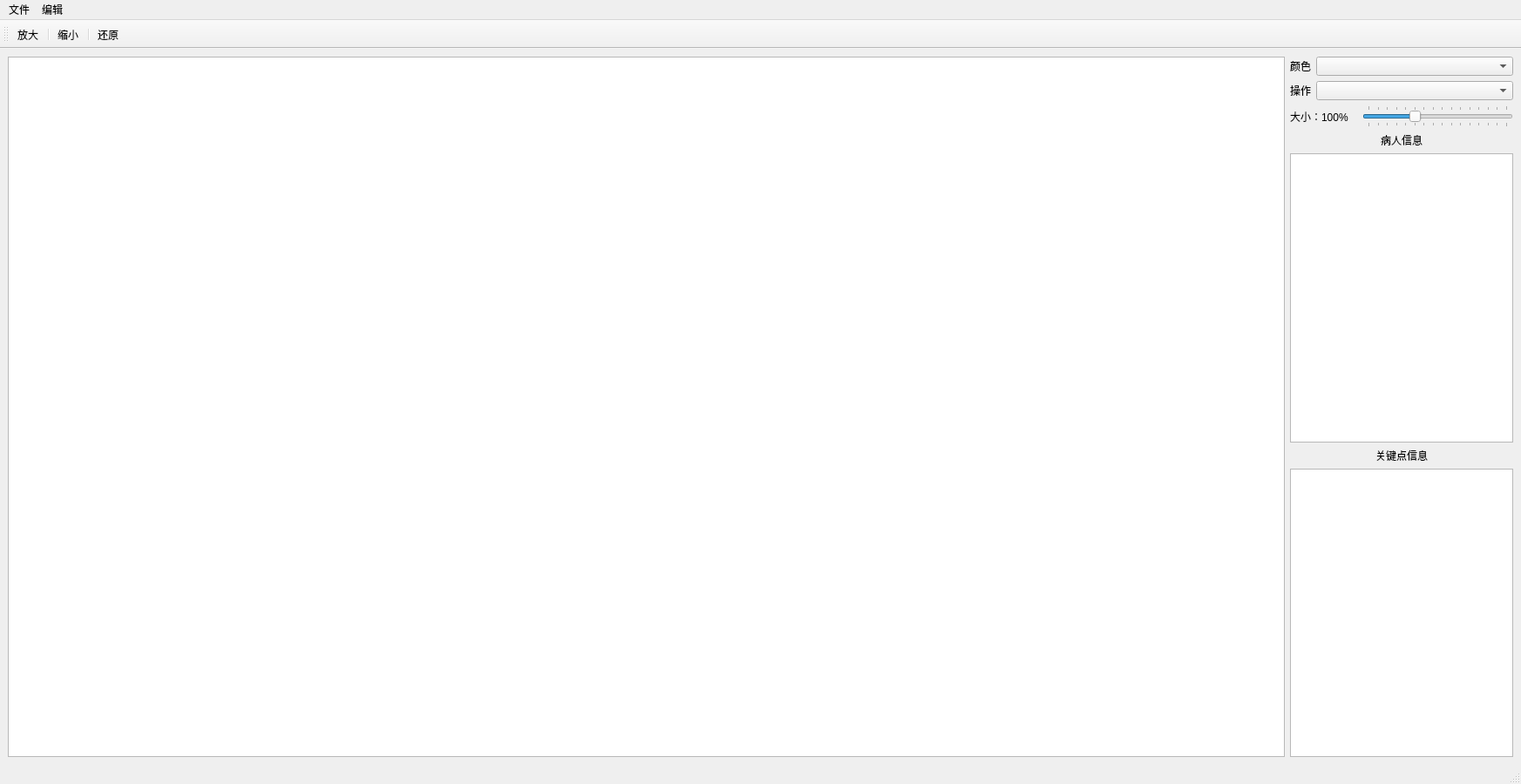
<?xml version="1.0" encoding="UTF-8"?>
<ui version="4.0">
 <class>form</class>
 <widget class="QMainWindow" name="form">
  <property name="geometry">
   <rect>
    <x>0</x>
    <y>0</y>
    <width>1745</width>
    <height>900</height>
   </rect>
  </property>
  <property name="windowTitle">
   <string>Label Dcm</string>
  </property>
  <widget class="QWidget" name="centralwidget">
   <layout class="QGridLayout" name="gridLayout">
    <item row="0" column="0">
     <layout class="QHBoxLayout" name="horizontalLayout_4">
      <item>
       <widget class="QGraphicsView" name="img_view">
        <property name="sizePolicy">
         <sizepolicy hsizetype="Expanding" vsizetype="Expanding">
          <horstretch>1</horstretch>
          <verstretch>0</verstretch>
         </sizepolicy>
        </property>
        <property name="cursor" stdset="0">
         <cursorShape>ArrowCursor</cursorShape>
        </property>
        <property name="mouseTracking">
         <bool>true</bool>
        </property>
       </widget>
      </item>
      <item>
       <layout class="QVBoxLayout" name="verticalLayout_3">
        <item>
         <layout class="QHBoxLayout" name="horizontalLayout">
          <item>
           <widget class="QLabel" name="label_3">
            <property name="text">
             <string>颜色</string>
            </property>
            <property name="alignment">
             <set>Qt::AlignRight|Qt::AlignTrailing|Qt::AlignVCenter</set>
            </property>
           </widget>
          </item>
          <item>
           <widget class="QComboBox" name="color_box">
            <property name="sizePolicy">
             <sizepolicy hsizetype="Expanding" vsizetype="Fixed">
              <horstretch>1</horstretch>
              <verstretch>0</verstretch>
             </sizepolicy>
            </property>
           </widget>
          </item>
         </layout>
        </item>
        <item>
         <layout class="QHBoxLayout" name="horizontalLayout_2">
          <item>
           <widget class="QLabel" name="label_4">
            <property name="text">
             <string>操作</string>
            </property>
            <property name="alignment">
             <set>Qt::AlignRight|Qt::AlignTrailing|Qt::AlignVCenter</set>
            </property>
           </widget>
          </item>
          <item>
           <widget class="QComboBox" name="action_box">
            <property name="sizePolicy">
             <sizepolicy hsizetype="Expanding" vsizetype="Fixed">
              <horstretch>1</horstretch>
              <verstretch>0</verstretch>
             </sizepolicy>
            </property>
           </widget>
          </item>
         </layout>
        </item>
        <item>
         <layout class="QHBoxLayout" name="horizontalLayout_3">
          <item>
           <widget class="QLabel" name="img_size_label">
            <property name="sizePolicy">
             <sizepolicy hsizetype="Expanding" vsizetype="Preferred">
              <horstretch>3</horstretch>
              <verstretch>0</verstretch>
             </sizepolicy>
            </property>
            <property name="minimumSize">
             <size>
              <width>77</width>
              <height>0</height>
             </size>
            </property>
            <property name="text">
             <string>大小：100%</string>
            </property>
           </widget>
          </item>
          <item>
           <widget class="QSlider" name="img_size_slider">
            <property name="sizePolicy">
             <sizepolicy hsizetype="Expanding" vsizetype="Fixed">
              <horstretch>7</horstretch>
              <verstretch>0</verstretch>
             </sizepolicy>
            </property>
            <property name="minimumSize">
             <size>
              <width>172</width>
              <height>0</height>
             </size>
            </property>
            <property name="minimum">
             <number>50</number>
            </property>
            <property name="maximum">
             <number>200</number>
            </property>
            <property name="singleStep">
             <number>1</number>
            </property>
            <property name="pageStep">
             <number>10</number>
            </property>
            <property name="value">
             <number>100</number>
            </property>
            <property name="tracking">
             <bool>true</bool>
            </property>
            <property name="orientation">
             <enum>Qt::Horizontal</enum>
            </property>
            <property name="tickPosition">
             <enum>QSlider::TicksBothSides</enum>
            </property>
           </widget>
          </item>
         </layout>
        </item>
        <item>
         <layout class="QVBoxLayout" name="verticalLayout">
          <item>
           <widget class="QLabel" name="label">
            <property name="text">
             <string>病人信息</string>
            </property>
            <property name="alignment">
             <set>Qt::AlignCenter</set>
            </property>
           </widget>
          </item>
          <item>
           <widget class="QTextEdit" name="patient_info">
            <property name="enabled">
             <bool>true</bool>
            </property>
            <property name="sizePolicy">
             <sizepolicy hsizetype="Expanding" vsizetype="Expanding">
              <horstretch>1</horstretch>
              <verstretch>0</verstretch>
             </sizepolicy>
            </property>
            <property name="focusPolicy">
             <enum>Qt::NoFocus</enum>
            </property>
           </widget>
          </item>
          <item>
           <widget class="QLabel" name="label_2">
            <property name="text">
             <string>关键点信息</string>
            </property>
            <property name="alignment">
             <set>Qt::AlignCenter</set>
            </property>
           </widget>
          </item>
          <item>
           <widget class="QTextEdit" name="pivots_info">
            <property name="sizePolicy">
             <sizepolicy hsizetype="Expanding" vsizetype="Expanding">
              <horstretch>1</horstretch>
              <verstretch>0</verstretch>
             </sizepolicy>
            </property>
            <property name="focusPolicy">
             <enum>Qt::NoFocus</enum>
            </property>
           </widget>
          </item>
         </layout>
        </item>
       </layout>
      </item>
     </layout>
    </item>
   </layout>
  </widget>
  <widget class="QMenuBar" name="menubar">
   <property name="geometry">
    <rect>
     <x>0</x>
     <y>0</y>
     <width>1745</width>
     <height>26</height>
    </rect>
   </property>
   <widget class="QMenu" name="menu">
    <property name="title">
     <string>文件</string>
    </property>
    <widget class="QMenu" name="menu_3">
     <property name="title">
      <string>导出</string>
     </property>
     <addaction name="export_all_btn"/>
     <addaction name="export_pivots_btn"/>
    </widget>
    <addaction name="load_img_btn"/>
    <addaction name="delete_img_btn"/>
    <addaction name="save_img_btn"/>
    <addaction name="import_btn"/>
    <addaction name="menu_3"/>
    <addaction name="separator"/>
    <addaction name="quit_app_btn"/>
   </widget>
   <widget class="QMenu" name="menu_2">
    <property name="title">
     <string>编辑</string>
    </property>
    <addaction name="inc_size_btn"/>
    <addaction name="dec_size_btn"/>
    <addaction name="reset_size_btn"/>
    <addaction name="clear_all_btn"/>
    <addaction name="auto_add_pts_btn"/>
   </widget>
   <addaction name="menu"/>
   <addaction name="menu_2"/>
  </widget>
  <widget class="QStatusBar" name="statusbar"/>
  <widget class="QToolBar" name="tool_bar">
   <property name="windowTitle">
    <string>toolBar</string>
   </property>
   <attribute name="toolBarArea">
    <enum>TopToolBarArea</enum>
   </attribute>
   <attribute name="toolBarBreak">
    <bool>false</bool>
   </attribute>
   <addaction name="inc_size_btn"/>
   <addaction name="separator"/>
   <addaction name="dec_size_btn"/>
   <addaction name="separator"/>
   <addaction name="reset_size_btn"/>
  </widget>
  <action name="load_img_btn">
   <property name="text">
    <string>新建</string>
   </property>
   <property name="shortcut">
    <string>Ctrl+N</string>
   </property>
  </action>
  <action name="delete_img_btn">
   <property name="text">
    <string>删除</string>
   </property>
   <property name="shortcut">
    <string>Ctrl+D</string>
   </property>
  </action>
  <action name="save_img_btn">
   <property name="text">
    <string>保存</string>
   </property>
   <property name="shortcut">
    <string>Ctrl+S</string>
   </property>
  </action>
  <action name="quit_app_btn">
   <property name="text">
    <string>退出</string>
   </property>
   <property name="shortcut">
    <string>Ctrl+F4</string>
   </property>
  </action>
  <action name="clear_all_btn">
   <property name="text">
    <string>清除全部</string>
   </property>
  </action>
  <action name="inc_size_btn">
   <property name="text">
    <string>放大</string>
   </property>
  </action>
  <action name="dec_size_btn">
   <property name="text">
    <string>缩小</string>
   </property>
  </action>
  <action name="reset_size_btn">
   <property name="text">
    <string>还原</string>
   </property>
  </action>
  <action name="auto_add_pts_btn">
   <property name="text">
    <string>自动判断</string>
   </property>
  </action>
  <action name="import_btn">
   <property name="text">
    <string>导入</string>
   </property>
   <property name="shortcut">
    <string>Ctrl+I</string>
   </property>
  </action>
  <action name="export_all_btn">
   <property name="text">
    <string>全部</string>
   </property>
   <property name="shortcut">
    <string>Ctrl+A</string>
   </property>
  </action>
  <action name="export_pivots_btn">
   <property name="text">
    <string>关键点</string>
   </property>
   <property name="shortcut">
    <string>Ctrl+P</string>
   </property>
  </action>
 </widget>
 <resources/>
 <connections/>
</ui>
